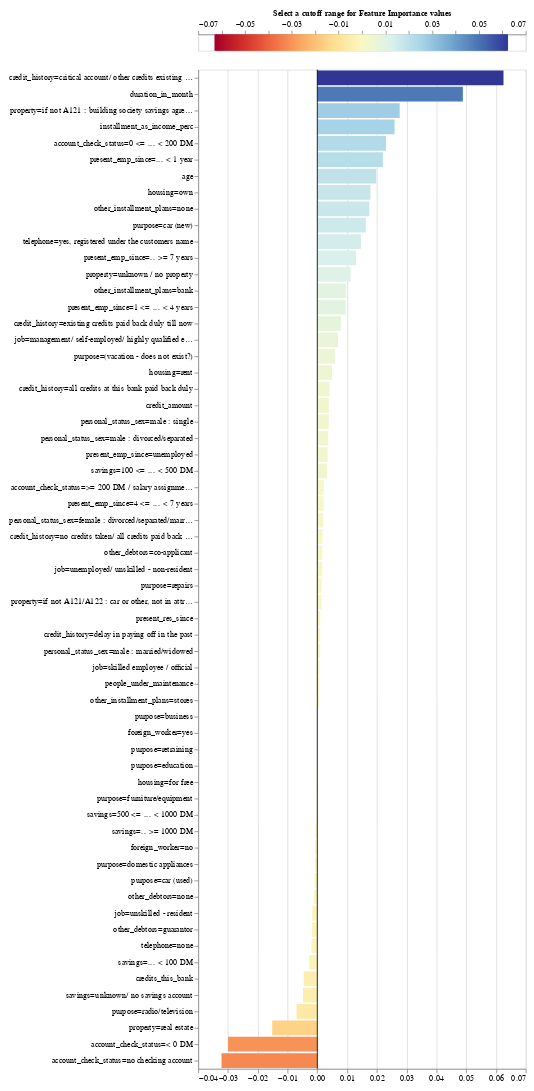

The code cell stored with this chart in its notebook:
### Code cell
exp.plot_features_importance()

### Figure 1 — Vega-Lite specification as saved in the notebook (floating-point values rounded to 4 significant figures; data arrays with more than 128 entries replaced by an {"elided": "..."} marker saying what was removed)
{"config": {"view": {"continuousWidth": 400, "continuousHeight": 300}, "axis": {"labelFontSize": 10, "labelLimit": 225.0}}, "vconcat": [{"layer": [{"data": {"name": "data-30f3240959b2d9dc877cd3511071cbdd"}, "mark": {"type": "rule", "strokeWidth": 3}, "encoding": {"color": {"field": "xValue", "legend": null, "scale": {"domain": [-0.06251, 0.06251], "domainMid": 0, "scheme": "redyellowblue"}, "type": "quantitative"}, "x": {"axis": {"orient": "top", "titleFontSize": 10}, "field": "xValue", "title": "Select a cutoff range for Feature Importance values ", "type": "quantitative"}}}, {"data": {"name": "data-c7bc3ae69e1253e8223f70a11d04b99d"}, "mark": {"type": "rect", "color": "black", "height": 20, "opacity": 0.4, "tooltip": true}, "encoding": {"x": {"field": "x_min", "type": "quantitative"}, "x2": {"field": "x_max"}, "y": {"axis": null, "field": "y", "type": "quantitative"}}, "selection": {"Cutter": {"type": "single", "fields": ["cutoff"], "bind": {"input": "range", "max": 0.06251, "min": 0, "name": "Importance cutoff value (±) ", "step": 0.00125}, "init": {"cutoff": 0.0}}}, "transform": [{"calculate": "(-Cutter.cutoff)", "as": "x_min"}, {"calculate": "Cutter.cutoff", "as": "x_max"}]}], "height": 20}, {"layer": [{"data": {"name": "data-b2155f4b4ed482476c9a0aede197a7d8"}, "mark": "bar", "encoding": {"color": {"field": "value", "legend": null, "scale": {"domain": [-0.06251, 0.06251], "domainMid": 0, "scheme": "blueorange"}, "type": "quantitative"}, "tooltip": [{"field": "name", "title": "Feature", "type": "nominal"}, {"field": "value", "title": "Importance", "type": "quantitative"}], "x": {"field": "value", "title": null, "type": "quantitative"}, "y": {"field": "name", "sort": {"field": "value", "op": "mean", "order": "descending"}, "title": null, "type": "nominal"}}, "selection": {"Cutter": {"type": "single", "fields": ["cutoff"], "bind": {"input": "range", "max": 0.06251, "min": 0, "name": "Importance cutoff value (±) ", "step": 0.00125}, "init": {"cutoff": 0.0}}}, "transform": [{"filter": "((datum.value > Cutter.cutoff) || (datum.value < (-Cutter.cutoff)))"}]}, {"data": {"name": "data-9c00aa9dc2b1c1a0b4bf9b34ead12925"}, "mark": "rule", "encoding": {"x": {"field": "x", "type": "quantitative"}}}]}], "padding": 10, "$schema": "https://vega.github.io/schema/vega-lite/v4.17.0.json", "datasets": {"data-30f3240959b2d9dc877cd3511071cbdd": {"elided": "200 records"}, "data-c7bc3ae69e1253e8223f70a11d04b99d": [{"y": 0, "x": -0.5, "x2": 0.5}], "data-b2155f4b4ed482476c9a0aede197a7d8": [{"name": "duration_in_month", "value": 0.04887}, {"name": "credit_amount", "value": 0.003875}, {"name": "installment_as_income_perc", "value": 0.02593}, {"name": "present_res_since", "value": 0.0009822}, {"name": "age", "value": 0.01977}, {"name": "credits_this_bank", "value": -0.004556}, {"name": "people_under_maintenance", "value": 0.0006693}, {"name": "account_check_status=0 <= ... < 200 DM", "value": 0.02307}, {"name": "account_check_status=< 0 DM", "value": -0.02996}, {"name": "account_check_status=>= 200 DM / salary assignments for at least 1 year", "value": 0.002159}, {"name": "account_check_status=no checking account", "value": -0.03216}, {"name": "credit_history=all credits at this bank paid back duly", "value": 0.00409}, {"name": "credit_history=critical account/ other credits existing (not at this bank)", "value": 0.06251}, {"name": "credit_history=delay in paying off in the past", "value": 0.0009677}, {"name": "credit_history=existing credits paid back duly till now", "value": 0.007905}, {"name": "credit_history=no credits taken/ all credits paid back duly", "value": 0.00173}, {"name": "purpose=(vacation - does not exist?)", "value": 0.005908}, {"name": "purpose=business", "value": 0.000149}, {"name": "purpose=car (new)", "value": 0.01628}, {"name": "purpose=car (used)", "value": -0.000984}, {"name": "purpose=domestic appliances", "value": -0.0007159}, {"name": "purpose=education", "value": -0.0001813}, {"name": "purpose=furniture/equipment", "value": -0.0001893}, {"name": "purpose=radio/television", "value": -0.006982}, {"name": "purpose=repairs", "value": 0.001431}, {"name": "purpose=retraining", "value": -4.493e-05}, {"name": "savings=.. >= 1000 DM ", "value": -0.0006256}, {"name": "savings=... < 100 DM", "value": -0.002681}, {"name": "savings=100 <= ... < 500 DM", "value": 0.003296}, {"name": "savings=500 <= ... < 1000 DM ", "value": -0.0002722}, {"name": "savings=unknown/ no savings account", "value": -0.004816}, {"name": "present_emp_since=.. >= 7 years", "value": 0.01301}, {"name": "present_emp_since=... < 1 year ", "value": 0.02199}, {"name": "present_emp_since=1 <= ... < 4 years", "value": 0.009504}, {"name": "present_emp_since=4 <= ... < 7 years", "value": 0.002138}, {"name": "present_emp_since=unemployed", "value": 0.003481}, {"name": "personal_status_sex=female : divorced/separated/married", "value": 0.001981}, {"name": "personal_status_sex=male : divorced/separated", "value": 0.003679}, {"name": "personal_status_sex=male : married/widowed", "value": 0.0009453}, {"name": "personal_status_sex=male : single", "value": 0.003852}, {"name": "other_debtors=co-applicant", "value": 0.001679}, {"name": "other_debtors=guarantor", "value": -0.001876}, {"name": "other_debtors=none", "value": -0.001089}, {"name": "property=if not A121 : building society savings agreement/ life insurance", "value": 0.02765}, {"name": "property=if not A121/A122 : car or other, not in attribute 6", "value": 0.001426}, {"name": "property=real estate", "value": -0.01515}, {"name": "property=unknown / no property", "value": 0.01116}, {"name": "other_installment_plans=bank", "value": 0.009693}, {"name": "other_installment_plans=none", "value": 0.01744}, {"name": "other_installment_plans=stores", "value": 0.000577}, {"name": "housing=for free", "value": -0.0001822}, {"name": "housing=own", "value": 0.01784}, {"name": "housing=rent", "value": 0.004915}, {"name": "job=management/ self-employed/ highly qualified employee/ officer", "value": 0.006953}, {"name": "job=skilled employee / official", "value": 0.0007983}, {"name": "job=unemployed/ unskilled - non-resident", "value": 0.001673}, {"name": "job=unskilled - resident", "value": -0.001705}, {"name": "telephone=none", "value": -0.002006}, {"name": "telephone=yes, registered under the customers name ", "value": 0.01462}, {"name": "foreign_worker=no", "value": -0.0006748}, {"name": "foreign_worker=yes", "value": 3.262e-05}], "data-9c00aa9dc2b1c1a0b4bf9b34ead12925": [{"x": 0}]}}
